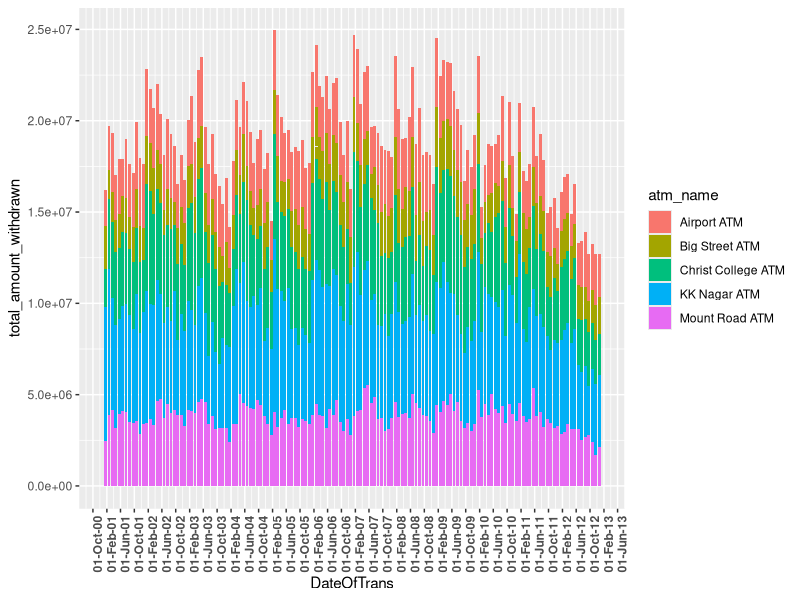

Source code (R):
setwd("C:/Users/nits/Desktop") #set a new working directory where the sample file is downloaded
library(ggplot2)
data <- read.csv('atmdata.csv')
atm = data;


# 1 plot is between atm date and nos of withdrawals/total amount withdrawn
k = atm$transaction_date
DateOfTrans = as.Date(k)
p1 <- ggplot(atm,aes(x=DateOfTrans,y=total_amount_withdrawn,fill=atm_name)) 
p1 + geom_bar(stat="identity") + scale_x_date(date_labels="%d-%b-%y",date_breaks = "4 month") + theme(axis.text.x = element_text(angle=90,face="bold"))


# 2 plot use of facets
p <- ggplot(atm,aes(x="factors",y=no_of_withdrawals,fill=atm_name)); 
p = p + geom_bar(stat = "identity" );
p = p + facet_grid(facets = ~ weekday);


# 3 plot
# Pie chart according to atm name on banks
# not suitable for large number of records so we will take all records from sunday
tmp = subset(atm, weekday == "Sunday") #509 entries only
pc <- data.frame(atmName = tmp$atm_name, amount = tmp$total_amount_withdrawn )
bp <- ggplot(pc,aes(x="",y=amount,fill = atmName)) + geom_bar(stat = "identity")
pie <- bp + coord_polar("y",start=0)
pie <- pie + scale_fill_brewer(palette = "Dark2") + theme_minimal() + theme(axis.text.x = element_text(color = "blue",face="bold"));



# 4 plot Pie chart with facets on weekdays , condition on date cozz pie takes time 
tmp <- data
tmp$transaction_date <- as.Date(tmp$transaction_date, format= "%Y-%m-%d");
k <- subset(tmp,transaction_date > "2015-1-1" & transaction_date < "2017-9-27");
pl <- ggplot(data=k,aes(x="",y=total_amount_withdrawn,fill = atm_name)) + geom_bar(stat="identity")
pl <- pl + facet_grid(facets = ~ weekday )
pl <- pl + coord_polar(theta="y")
pl <- pl + scale_fill_brewer(palette = "Dark2") + theme(axis.text.x = element_blank(),axis.text.y = element_blank())

